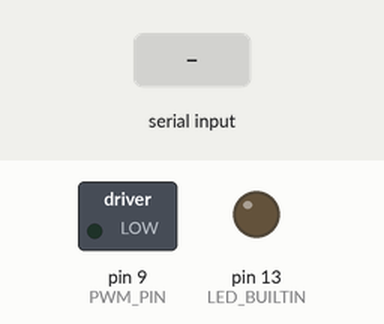
Simulated run of this sketch. Board: Arduino Uno, built with avr-gcc and run on an emulated ATmega328P. Shown: switched loads named in the sketch (green lamp = pin HIGH), output pins drawn as LEDs (lit = HIGH). The inputs (shaded band) are chosen by the test bench.

Above: at 1.2 s.
1.3 s: "90,45\n" received over Serial
At 2.2 s:
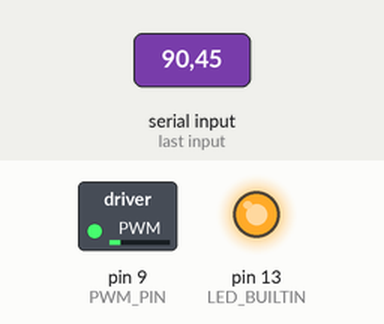
4.3 s: "30,150\n" received over Serial
At 5.7 s:
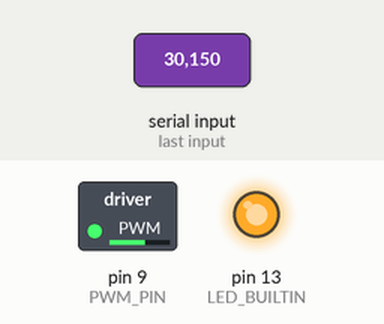
7.3 s: "200\n" received over Serial
At 7.9 s:
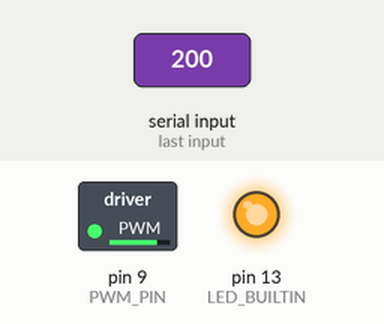
10.3 s: "90\n" received over Serial
At 11.3 s:
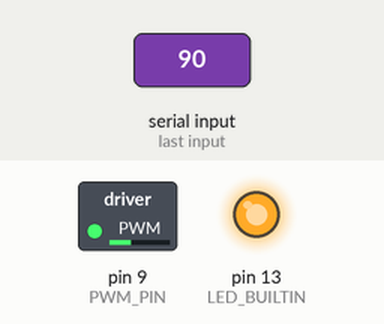
Timing chart, 0 to 13.8 s (numbered marks = the images above; inputs shaded):
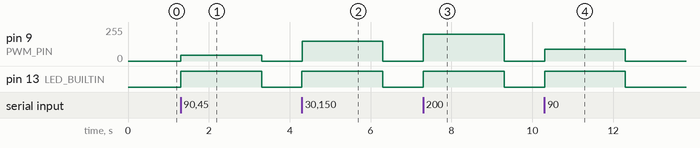

The sketch:

serial_vibrator.ino
```cpp
#define PWM_PIN 9
#define SERIAL_BAUDRATE 9600

void setup() {
  Serial.begin(SERIAL_BAUDRATE);
  Serial.setTimeout(2000);
  pinMode(PWM_PIN, OUTPUT);
  pinMode(LED_BUILTIN, OUTPUT);

  // Set pin low to make sure vibration motor is off
  digitalWrite(PWM_PIN, LOW);
}

void loop() {
  if(!Serial.available())
    return;
  int value = Serial.parseInt();
  value = max(min(value, 254), 0);
  digitalWrite(LED_BUILTIN, value ? HIGH : LOW);
  analogWrite(PWM_PIN, value);
}
```

Measured:
- after the input at 1.3 s, pin 9 (PWM_PIN): 0/255 → 45/255 at once, → 0/255 2.0 s later; pin 13 (LED_BUILTIN): LOW → HIGH at once, → LOW 2.0 s later
- after the input at 4.3 s, pin 9 (PWM_PIN): 0/255 → 150/255 at once, → 0/255 2.0 s later; pin 13 (LED_BUILTIN): LOW → HIGH at once, → LOW 2.0 s later
- after the input at 7.3 s, pin 9 (PWM_PIN): 0/255 → 200/255 at once, → 0/255 2.0 s later; pin 13 (LED_BUILTIN): LOW → HIGH at once, → LOW 2.0 s later
- after the input at 10.3 s, pin 9 (PWM_PIN): 0/255 → 90/255 at once, → 0/255 2.0 s later; pin 13 (LED_BUILTIN): LOW → HIGH at once, → LOW 2.0 s later
